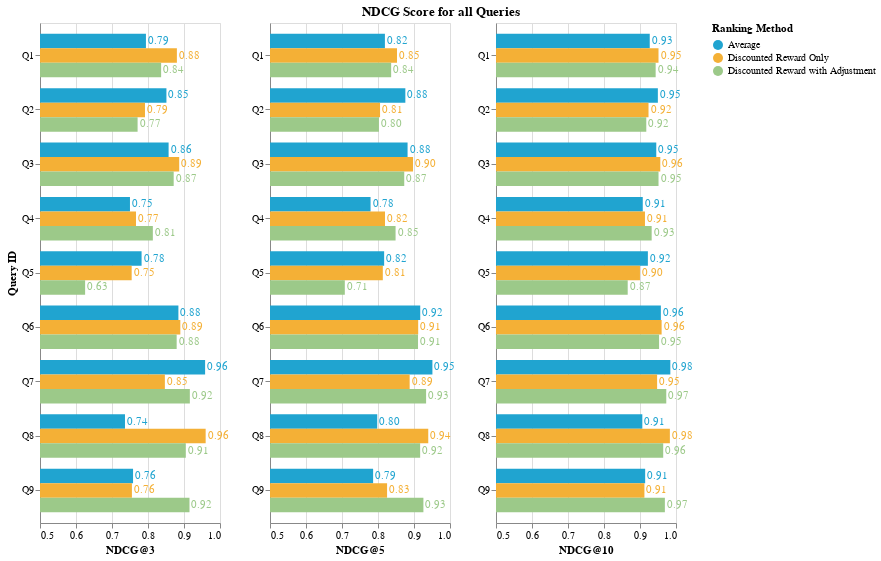

Write notebook code for a chart like this one.
### Markdown cell above
## Create Visualization on Query Level

### Code cell
domain = ['Average', 'Discounted Reward Only', 'Discounted Reward with Adjustment']
range_ = ['#20a4d0', '#f4b036', '#9cc989']

chart_3 = alt.Chart(data=df_ndcg_avg).mark_bar(opacity=1, clip=True).encode(
    y=alt.Y('Query ID:O'),
    x=alt.X('NDCG@3:Q').scale(domain=(0.5,1)),
    color=alt.Color('Ranking Method:N').scale(domain=domain, range=range_),
    yOffset='Ranking Method:N',
    text=alt.Text('NDCG@3:Q', format=',.2f')
).properties(
    width=180,
    height=500,
)

chart_3_text = chart_3 + chart_3.mark_text(align='left', dx=2)

chart_5 = alt.Chart(data=df_ndcg_avg).mark_bar(opacity=1, clip=True).encode(
    y=alt.Y('Query ID:O', title=''),
    x=alt.X('NDCG@5:Q').scale(domain=(0.5,1)),
    color=alt.Color('Ranking Method:N').scale(domain=domain, range=range_),
    yOffset='Ranking Method:N',
    text=alt.Text('NDCG@5:Q', format=',.2f')
).properties(
    width=180,
    height=500,
)

chart_5_text = chart_5 + chart_5.mark_text(align='left', dx=2)

chart_10 = alt.Chart(data=df_ndcg_avg).mark_bar(opacity=1, clip=True).encode(
    y=alt.Y('Query ID:O', title=''),
    x=alt.X('NDCG@10:Q').scale(domain=(0.5,1)),
    color=alt.Color('Ranking Method:N').scale(domain=domain, range=range_),
    yOffset='Ranking Method:N',
    text=alt.Text('NDCG@10:Q', format=',.2f')
).properties(
    width=180,
    height=500
)

chart_10_text = chart_10 + chart_10.mark_text(align='left', dx=2)

ndcg_summary_chart = alt.hconcat(chart_3_text, chart_5_text, chart_10_text, title=alt.Title(text='NDCG Score for all Queries', anchor='middle')).configure_legend(labelLimit= 0)
ndcg_summary_chart

### Figure 1 — Vega-Lite specification as saved in the notebook (floating-point values rounded to 4 significant figures)
{"config": {"view": {"continuousWidth": 300, "continuousHeight": 300}, "legend": {"labelLimit": 0}}, "hconcat": [{"layer": [{"mark": {"type": "bar", "clip": true, "opacity": 1}, "encoding": {"color": {"field": "Ranking Method", "scale": {"domain": ["Average", "Discounted Reward Only", "Discounted Reward with Adjustment"], "range": ["#20a4d0", "#f4b036", "#9cc989"]}, "type": "nominal"}, "text": {"field": "NDCG@3", "format": ",.2f", "type": "quantitative"}, "x": {"field": "NDCG@3", "scale": {"domain": [0.5, 1]}, "type": "quantitative"}, "y": {"field": "Query ID", "type": "ordinal"}, "yOffset": {"field": "Ranking Method", "type": "nominal"}}}, {"mark": {"type": "text", "align": "left", "dx": 2}, "encoding": {"color": {"field": "Ranking Method", "scale": {"domain": ["Average", "Discounted Reward Only", "Discounted Reward with Adjustment"], "range": ["#20a4d0", "#f4b036", "#9cc989"]}, "type": "nominal"}, "text": {"field": "NDCG@3", "format": ",.2f", "type": "quantitative"}, "x": {"field": "NDCG@3", "scale": {"domain": [0.5, 1]}, "type": "quantitative"}, "y": {"field": "Query ID", "type": "ordinal"}, "yOffset": {"field": "Ranking Method", "type": "nominal"}}}], "height": 500, "width": 180}, {"layer": [{"mark": {"type": "bar", "clip": true, "opacity": 1}, "encoding": {"color": {"field": "Ranking Method", "scale": {"domain": ["Average", "Discounted Reward Only", "Discounted Reward with Adjustment"], "range": ["#20a4d0", "#f4b036", "#9cc989"]}, "type": "nominal"}, "text": {"field": "NDCG@5", "format": ",.2f", "type": "quantitative"}, "x": {"field": "NDCG@5", "scale": {"domain": [0.5, 1]}, "type": "quantitative"}, "y": {"field": "Query ID", "title": "", "type": "ordinal"}, "yOffset": {"field": "Ranking Method", "type": "nominal"}}}, {"mark": {"type": "text", "align": "left", "dx": 2}, "encoding": {"color": {"field": "Ranking Method", "scale": {"domain": ["Average", "Discounted Reward Only", "Discounted Reward with Adjustment"], "range": ["#20a4d0", "#f4b036", "#9cc989"]}, "type": "nominal"}, "text": {"field": "NDCG@5", "format": ",.2f", "type": "quantitative"}, "x": {"field": "NDCG@5", "scale": {"domain": [0.5, 1]}, "type": "quantitative"}, "y": {"field": "Query ID", "title": "", "type": "ordinal"}, "yOffset": {"field": "Ranking Method", "type": "nominal"}}}], "height": 500, "width": 180}, {"layer": [{"mark": {"type": "bar", "clip": true, "opacity": 1}, "encoding": {"color": {"field": "Ranking Method", "scale": {"domain": ["Average", "Discounted Reward Only", "Discounted Reward with Adjustment"], "range": ["#20a4d0", "#f4b036", "#9cc989"]}, "type": "nominal"}, "text": {"field": "NDCG@10", "format": ",.2f", "type": "quantitative"}, "x": {"field": "NDCG@10", "scale": {"domain": [0.5, 1]}, "type": "quantitative"}, "y": {"field": "Query ID", "title": "", "type": "ordinal"}, "yOffset": {"field": "Ranking Method", "type": "nominal"}}}, {"mark": {"type": "text", "align": "left", "dx": 2}, "encoding": {"color": {"field": "Ranking Method", "scale": {"domain": ["Average", "Discounted Reward Only", "Discounted Reward with Adjustment"], "range": ["#20a4d0", "#f4b036", "#9cc989"]}, "type": "nominal"}, "text": {"field": "NDCG@10", "format": ",.2f", "type": "quantitative"}, "x": {"field": "NDCG@10", "scale": {"domain": [0.5, 1]}, "type": "quantitative"}, "y": {"field": "Query ID", "title": "", "type": "ordinal"}, "yOffset": {"field": "Ranking Method", "type": "nominal"}}}], "height": 500, "width": 180}], "data": {"name": "data-326584c61f3e87cf00badb8a76d3b8b8"}, "title": {"text": "NDCG Score for all Queries", "anchor": "middle"}, "$schema": "https://vega.github.io/schema/vega-lite/v5.8.0.json", "datasets": {"data-326584c61f3e87cf00badb8a76d3b8b8": [{"Query ID": "Q1", "Ranking Method": "Average", "NDCG@10": 0.9271, "NDCG@5": 0.8192, "NDCG@3": 0.7943}, {"Query ID": "Q1", "Ranking Method": "Discounted Reward Only", "NDCG@10": 0.9514, "NDCG@5": 0.8528, "NDCG@3": 0.8802}, {"Query ID": "Q1", "Ranking Method": "Discounted Reward with Adjustment", "NDCG@10": 0.9435, "NDCG@5": 0.8365, "NDCG@3": 0.8365}, {"Query ID": "Q2", "Ranking Method": "Average", "NDCG@10": 0.9496, "NDCG@5": 0.876, "NDCG@3": 0.8512}, {"Query ID": "Q2", "Ranking Method": "Discounted Reward Only", "NDCG@10": 0.9237, "NDCG@5": 0.8057, "NDCG@3": 0.7916}, {"Query ID": "Q2", "Ranking Method": "Discounted Reward with Adjustment", "NDCG@10": 0.9175, "NDCG@5": 0.8026, "NDCG@3": 0.7711}, {"Query ID": "Q3", "Ranking Method": "Average", "NDCG@10": 0.9452, "NDCG@5": 0.8822, "NDCG@3": 0.8572}, {"Query ID": "Q3", "Ranking Method": "Discounted Reward Only", "NDCG@10": 0.9564, "NDCG@5": 0.8973, "NDCG@3": 0.8867}, {"Query ID": "Q3", "Ranking Method": "Discounted Reward with Adjustment", "NDCG@10": 0.9515, "NDCG@5": 0.8729, "NDCG@3": 0.8714}, {"Query ID": "Q4", "Ranking Method": "Average", "NDCG@10": 0.9077, "NDCG@5": 0.7793, "NDCG@3": 0.7499}, {"Query ID": "Q4", "Ranking Method": "Discounted Reward Only", "NDCG@10": 0.9138, "NDCG@5": 0.8195, "NDCG@3": 0.7666}, {"Query ID": "Q4", "Ranking Method": "Discounted Reward with Adjustment", "NDCG@10": 0.9324, "NDCG@5": 0.8488, "NDCG@3": 0.8135}, {"Query ID": "Q5", "Ranking Method": "Average", "NDCG@10": 0.9219, "NDCG@5": 0.8171, "NDCG@3": 0.7822}, {"Query ID": "Q5", "Ranking Method": "Discounted Reward Only", "NDCG@10": 0.8999, "NDCG@5": 0.8134, "NDCG@3": 0.7546}, {"Query ID": "Q5", "Ranking Method": "Discounted Reward with Adjustment", "NDCG@10": 0.8658, "NDCG@5": 0.7078, "NDCG@3": 0.6253}, {"Query ID": "Q6", "Ranking Method": "Average", "NDCG@10": 0.9579, "NDCG@5": 0.9173, "NDCG@3": 0.8844}, {"Query ID": "Q6", "Ranking Method": "Discounted Reward Only", "NDCG@10": 0.9601, "NDCG@5": 0.9116, "NDCG@3": 0.8898}, {"Query ID": "Q6", "Ranking Method": "Discounted Reward with Adjustment", "NDCG@10": 0.953, "NDCG@5": 0.9112, "NDCG@3": 0.8796}, {"Query ID": "Q7", "Ranking Method": "Average", "NDCG@10": 0.9843, "NDCG@5": 0.9511, "NDCG@3": 0.9586}, {"Query ID": "Q7", "Ranking Method": "Discounted Reward Only", "NDCG@10": 0.9475, "NDCG@5": 0.8879, "NDCG@3": 0.8469}, {"Query ID": "Q7", "Ranking Method": "Discounted Reward with Adjustment", "NDCG@10": 0.973, "NDCG@5": 0.9336, "NDCG@3": 0.9162}, {"Query ID": "Q8", "Ranking Method": "Average", "NDCG@10": 0.9065, "NDCG@5": 0.7979, "NDCG@3": 0.7361}, {"Query ID": "Q8", "Ranking Method": "Discounted Reward Only", "NDCG@10": 0.983, "NDCG@5": 0.9396, "NDCG@3": 0.9602}, {"Query ID": "Q8", "Ranking Method": "Discounted Reward with Adjustment", "NDCG@10": 0.9645, "NDCG@5": 0.9171, "NDCG@3": 0.905}, {"Query ID": "Q9", "Ranking Method": "Average", "NDCG@10": 0.9143, "NDCG@5": 0.7864, "NDCG@3": 0.7585}, {"Query ID": "Q9", "Ranking Method": "Discounted Reward Only", "NDCG@10": 0.9123, "NDCG@5": 0.8252, "NDCG@3": 0.7553}, {"Query ID": "Q9", "Ranking Method": "Discounted Reward with Adjustment", "NDCG@10": 0.9691, "NDCG@5": 0.9261, "NDCG@3": 0.9152}]}}
